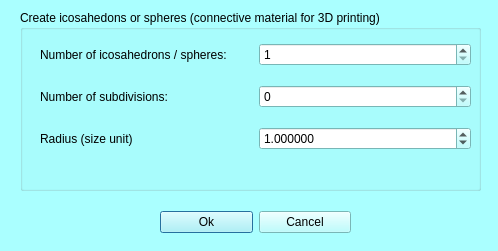
<?xml version="1.0" encoding="UTF-8"?>
<ui version="4.0">
 <class>mqIcosahedronDialog</class>
 <widget class="QDialog" name="mqIcosahedronDialog">
  <property name="geometry">
   <rect>
    <x>0</x>
    <y>0</y>
    <width>498</width>
    <height>251</height>
   </rect>
  </property>
  <property name="palette">
   <palette>
    <active>
     <colorrole role="WindowText">
      <brush brushstyle="SolidPattern">
       <color alpha="255">
        <red>0</red>
        <green>0</green>
        <blue>0</blue>
       </color>
      </brush>
     </colorrole>
     <colorrole role="Button">
      <brush brushstyle="SolidPattern">
       <color alpha="255">
        <red>170</red>
        <green>255</green>
        <blue>255</blue>
       </color>
      </brush>
     </colorrole>
     <colorrole role="Light">
      <brush brushstyle="SolidPattern">
       <color alpha="255">
        <red>255</red>
        <green>255</green>
        <blue>255</blue>
       </color>
      </brush>
     </colorrole>
     <colorrole role="Midlight">
      <brush brushstyle="SolidPattern">
       <color alpha="255">
        <red>212</red>
        <green>255</green>
        <blue>255</blue>
       </color>
      </brush>
     </colorrole>
     <colorrole role="Dark">
      <brush brushstyle="SolidPattern">
       <color alpha="255">
        <red>85</red>
        <green>127</green>
        <blue>127</blue>
       </color>
      </brush>
     </colorrole>
     <colorrole role="Mid">
      <brush brushstyle="SolidPattern">
       <color alpha="255">
        <red>113</red>
        <green>170</green>
        <blue>170</blue>
       </color>
      </brush>
     </colorrole>
     <colorrole role="Text">
      <brush brushstyle="SolidPattern">
       <color alpha="255">
        <red>0</red>
        <green>0</green>
        <blue>0</blue>
       </color>
      </brush>
     </colorrole>
     <colorrole role="BrightText">
      <brush brushstyle="SolidPattern">
       <color alpha="255">
        <red>255</red>
        <green>255</green>
        <blue>255</blue>
       </color>
      </brush>
     </colorrole>
     <colorrole role="ButtonText">
      <brush brushstyle="SolidPattern">
       <color alpha="255">
        <red>0</red>
        <green>0</green>
        <blue>0</blue>
       </color>
      </brush>
     </colorrole>
     <colorrole role="Base">
      <brush brushstyle="SolidPattern">
       <color alpha="255">
        <red>255</red>
        <green>255</green>
        <blue>255</blue>
       </color>
      </brush>
     </colorrole>
     <colorrole role="Window">
      <brush brushstyle="SolidPattern">
       <color alpha="255">
        <red>170</red>
        <green>255</green>
        <blue>255</blue>
       </color>
      </brush>
     </colorrole>
     <colorrole role="Shadow">
      <brush brushstyle="SolidPattern">
       <color alpha="255">
        <red>0</red>
        <green>0</green>
        <blue>0</blue>
       </color>
      </brush>
     </colorrole>
     <colorrole role="AlternateBase">
      <brush brushstyle="SolidPattern">
       <color alpha="255">
        <red>212</red>
        <green>255</green>
        <blue>255</blue>
       </color>
      </brush>
     </colorrole>
     <colorrole role="ToolTipBase">
      <brush brushstyle="SolidPattern">
       <color alpha="255">
        <red>255</red>
        <green>255</green>
        <blue>220</blue>
       </color>
      </brush>
     </colorrole>
     <colorrole role="ToolTipText">
      <brush brushstyle="SolidPattern">
       <color alpha="255">
        <red>0</red>
        <green>0</green>
        <blue>0</blue>
       </color>
      </brush>
     </colorrole>
    </active>
    <inactive>
     <colorrole role="WindowText">
      <brush brushstyle="SolidPattern">
       <color alpha="255">
        <red>0</red>
        <green>0</green>
        <blue>0</blue>
       </color>
      </brush>
     </colorrole>
     <colorrole role="Button">
      <brush brushstyle="SolidPattern">
       <color alpha="255">
        <red>170</red>
        <green>255</green>
        <blue>255</blue>
       </color>
      </brush>
     </colorrole>
     <colorrole role="Light">
      <brush brushstyle="SolidPattern">
       <color alpha="255">
        <red>255</red>
        <green>255</green>
        <blue>255</blue>
       </color>
      </brush>
     </colorrole>
     <colorrole role="Midlight">
      <brush brushstyle="SolidPattern">
       <color alpha="255">
        <red>212</red>
        <green>255</green>
        <blue>255</blue>
       </color>
      </brush>
     </colorrole>
     <colorrole role="Dark">
      <brush brushstyle="SolidPattern">
       <color alpha="255">
        <red>85</red>
        <green>127</green>
        <blue>127</blue>
       </color>
      </brush>
     </colorrole>
     <colorrole role="Mid">
      <brush brushstyle="SolidPattern">
       <color alpha="255">
        <red>113</red>
        <green>170</green>
        <blue>170</blue>
       </color>
      </brush>
     </colorrole>
     <colorrole role="Text">
      <brush brushstyle="SolidPattern">
       <color alpha="255">
        <red>0</red>
        <green>0</green>
        <blue>0</blue>
       </color>
      </brush>
     </colorrole>
     <colorrole role="BrightText">
      <brush brushstyle="SolidPattern">
       <color alpha="255">
        <red>255</red>
        <green>255</green>
        <blue>255</blue>
       </color>
      </brush>
     </colorrole>
     <colorrole role="ButtonText">
      <brush brushstyle="SolidPattern">
       <color alpha="255">
        <red>0</red>
        <green>0</green>
        <blue>0</blue>
       </color>
      </brush>
     </colorrole>
     <colorrole role="Base">
      <brush brushstyle="SolidPattern">
       <color alpha="255">
        <red>255</red>
        <green>255</green>
        <blue>255</blue>
       </color>
      </brush>
     </colorrole>
     <colorrole role="Window">
      <brush brushstyle="SolidPattern">
       <color alpha="255">
        <red>170</red>
        <green>255</green>
        <blue>255</blue>
       </color>
      </brush>
     </colorrole>
     <colorrole role="Shadow">
      <brush brushstyle="SolidPattern">
       <color alpha="255">
        <red>0</red>
        <green>0</green>
        <blue>0</blue>
       </color>
      </brush>
     </colorrole>
     <colorrole role="AlternateBase">
      <brush brushstyle="SolidPattern">
       <color alpha="255">
        <red>212</red>
        <green>255</green>
        <blue>255</blue>
       </color>
      </brush>
     </colorrole>
     <colorrole role="ToolTipBase">
      <brush brushstyle="SolidPattern">
       <color alpha="255">
        <red>255</red>
        <green>255</green>
        <blue>220</blue>
       </color>
      </brush>
     </colorrole>
     <colorrole role="ToolTipText">
      <brush brushstyle="SolidPattern">
       <color alpha="255">
        <red>0</red>
        <green>0</green>
        <blue>0</blue>
       </color>
      </brush>
     </colorrole>
    </inactive>
    <disabled>
     <colorrole role="WindowText">
      <brush brushstyle="SolidPattern">
       <color alpha="255">
        <red>85</red>
        <green>127</green>
        <blue>127</blue>
       </color>
      </brush>
     </colorrole>
     <colorrole role="Button">
      <brush brushstyle="SolidPattern">
       <color alpha="255">
        <red>170</red>
        <green>255</green>
        <blue>255</blue>
       </color>
      </brush>
     </colorrole>
     <colorrole role="Light">
      <brush brushstyle="SolidPattern">
       <color alpha="255">
        <red>255</red>
        <green>255</green>
        <blue>255</blue>
       </color>
      </brush>
     </colorrole>
     <colorrole role="Midlight">
      <brush brushstyle="SolidPattern">
       <color alpha="255">
        <red>212</red>
        <green>255</green>
        <blue>255</blue>
       </color>
      </brush>
     </colorrole>
     <colorrole role="Dark">
      <brush brushstyle="SolidPattern">
       <color alpha="255">
        <red>85</red>
        <green>127</green>
        <blue>127</blue>
       </color>
      </brush>
     </colorrole>
     <colorrole role="Mid">
      <brush brushstyle="SolidPattern">
       <color alpha="255">
        <red>113</red>
        <green>170</green>
        <blue>170</blue>
       </color>
      </brush>
     </colorrole>
     <colorrole role="Text">
      <brush brushstyle="SolidPattern">
       <color alpha="255">
        <red>85</red>
        <green>127</green>
        <blue>127</blue>
       </color>
      </brush>
     </colorrole>
     <colorrole role="BrightText">
      <brush brushstyle="SolidPattern">
       <color alpha="255">
        <red>255</red>
        <green>255</green>
        <blue>255</blue>
       </color>
      </brush>
     </colorrole>
     <colorrole role="ButtonText">
      <brush brushstyle="SolidPattern">
       <color alpha="255">
        <red>85</red>
        <green>127</green>
        <blue>127</blue>
       </color>
      </brush>
     </colorrole>
     <colorrole role="Base">
      <brush brushstyle="SolidPattern">
       <color alpha="255">
        <red>170</red>
        <green>255</green>
        <blue>255</blue>
       </color>
      </brush>
     </colorrole>
     <colorrole role="Window">
      <brush brushstyle="SolidPattern">
       <color alpha="255">
        <red>170</red>
        <green>255</green>
        <blue>255</blue>
       </color>
      </brush>
     </colorrole>
     <colorrole role="Shadow">
      <brush brushstyle="SolidPattern">
       <color alpha="255">
        <red>0</red>
        <green>0</green>
        <blue>0</blue>
       </color>
      </brush>
     </colorrole>
     <colorrole role="AlternateBase">
      <brush brushstyle="SolidPattern">
       <color alpha="255">
        <red>170</red>
        <green>255</green>
        <blue>255</blue>
       </color>
      </brush>
     </colorrole>
     <colorrole role="ToolTipBase">
      <brush brushstyle="SolidPattern">
       <color alpha="255">
        <red>255</red>
        <green>255</green>
        <blue>220</blue>
       </color>
      </brush>
     </colorrole>
     <colorrole role="ToolTipText">
      <brush brushstyle="SolidPattern">
       <color alpha="255">
        <red>0</red>
        <green>0</green>
        <blue>0</blue>
       </color>
      </brush>
     </colorrole>
    </disabled>
   </palette>
  </property>
  <property name="windowTitle">
   <string>Create 3D printing conective material</string>
  </property>
  <widget class="QWidget" name="layoutWidget">
   <property name="geometry">
    <rect>
     <x>160</x>
     <y>210</y>
     <width>191</width>
     <height>25</height>
    </rect>
   </property>
   <layout class="QHBoxLayout" name="horizontalLayout_2">
    <item>
     <widget class="QPushButton" name="ok">
      <property name="text">
       <string>Ok</string>
      </property>
     </widget>
    </item>
    <item>
     <widget class="QPushButton" name="cancel">
      <property name="text">
       <string>Cancel</string>
      </property>
     </widget>
    </item>
   </layout>
  </widget>
  <widget class="QGroupBox" name="groupBox">
   <property name="geometry">
    <rect>
     <x>20</x>
     <y>10</y>
     <width>461</width>
     <height>181</height>
    </rect>
   </property>
   <property name="title">
    <string>Create icosahedons or spheres (connective material for 3D printing)</string>
   </property>
   <widget class="QWidget" name="verticalLayoutWidget">
    <property name="geometry">
     <rect>
      <x>20</x>
      <y>20</y>
      <width>431</width>
      <height>136</height>
     </rect>
    </property>
    <layout class="QVBoxLayout" name="verticalLayout">
     <item>
      <layout class="QHBoxLayout" name="horizontalLayout_7">
       <item>
        <widget class="QLabel" name="label_6">
         <property name="text">
          <string>Number of icosahedrons / spheres:</string>
         </property>
        </widget>
       </item>
       <item>
        <widget class="QSpinBox" name="iscosahedronNumber">
         <property name="minimum">
          <number>1</number>
         </property>
        </widget>
       </item>
      </layout>
     </item>
     <item>
      <layout class="QHBoxLayout" name="horizontalLayout_3">
       <item>
        <widget class="QLabel" name="label_2">
         <property name="text">
          <string>Number of subdivisions:</string>
         </property>
        </widget>
       </item>
       <item>
        <widget class="QSpinBox" name="subdivisions">
         <property name="minimum">
          <number>0</number>
         </property>
         <property name="value">
          <number>0</number>
         </property>
        </widget>
       </item>
      </layout>
     </item>
     <item>
      <layout class="QHBoxLayout" name="horizontalLayout">
       <item>
        <widget class="QLabel" name="label_3">
         <property name="text">
          <string>Radius (size unit)</string>
         </property>
        </widget>
       </item>
       <item>
        <widget class="QDoubleSpinBox" name="radius">
         <property name="decimals">
          <number>6</number>
         </property>
         <property name="minimum">
          <double>0.000000000000000</double>
         </property>
         <property name="maximum">
          <double>100.000000000000000</double>
         </property>
         <property name="singleStep">
          <double>0.500000000000000</double>
         </property>
         <property name="value">
          <double>1.000000000000000</double>
         </property>
        </widget>
       </item>
      </layout>
     </item>
    </layout>
   </widget>
  </widget>
 </widget>
 <resources>
  <include location="../Icons/icons.qrc"/>
  <include location="../Icons/icons.qrc"/>
 </resources>
 <connections/>
</ui>
